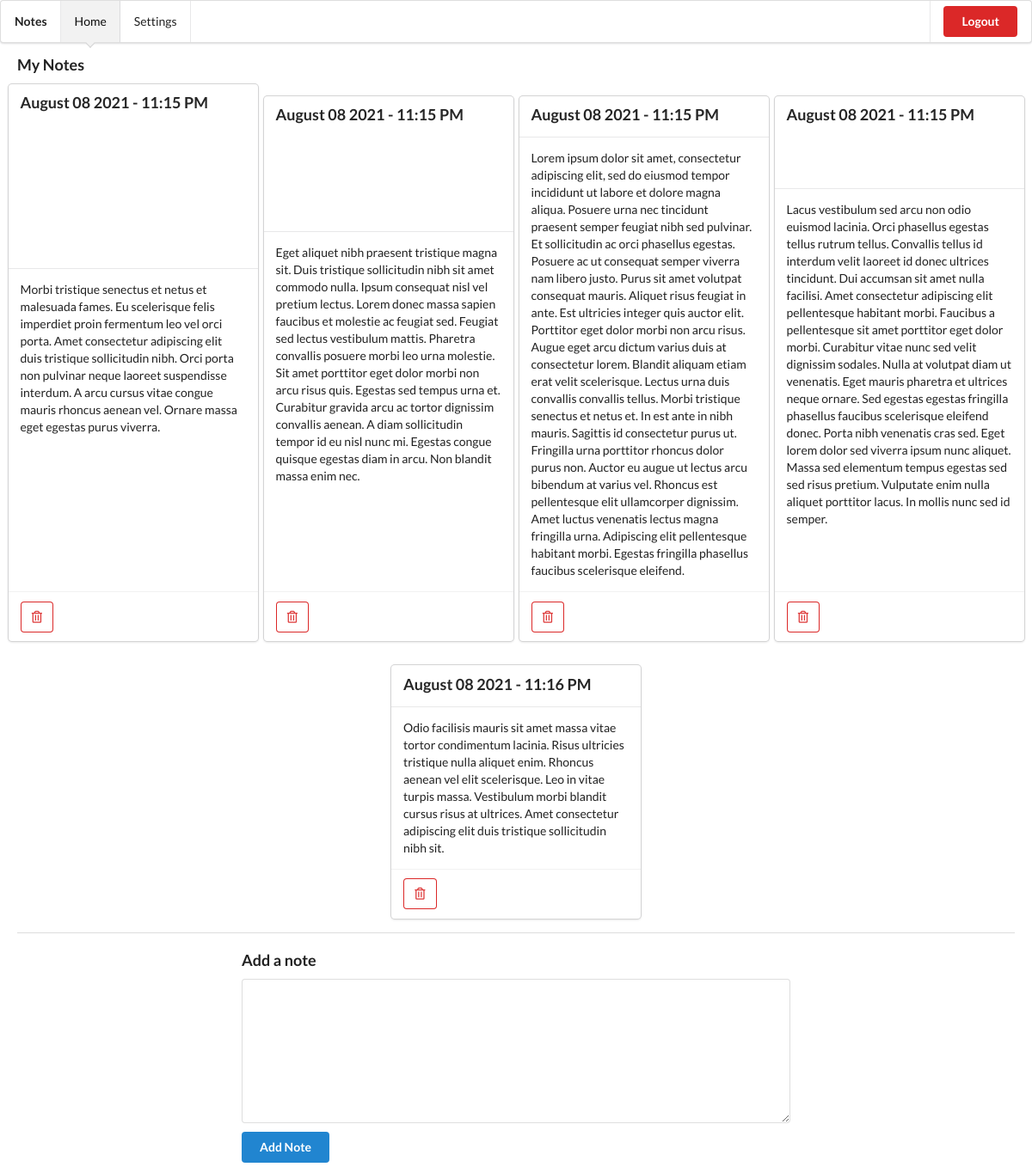
The app's page / (signed in) with its own data.
### website/models.py (models this page shows)
class Note(db.Model):
    id = db.Column(db.Integer, primary_key=True)
    data = db.Column(db.String(10000))
    date = db.Column(db.DateTime(timezone=False), default=datetime.now())
    user_id = db.Column(db.Integer, db.ForeignKey('user.id'))

### website/views.py (the view, shortened to what this page needs)
@views.route('/', methods=['GET', 'POST'])
@login_required
def home():
    return render_template('home.html', user=current_user, formatTime=formatTime)

### website/__init__.py (called while the page is built)
def create_app():
    app = Flask(__name__)
    app.config['SECRET_KEY'] = 'j6ubWTLbQQvgyvvSLTzwSdxk'
    app.config['SQLALCHEMY_DATABASE_URI'] = f'sqlite:///{DB_NAME}'
    db.init_app(app)
    from .views import views
    from .auth import auth
    app.register_blueprint(views, url_prefix='/')
    app.register_blueprint(auth, url_prefix='/')
    from .models import User, Note
    with app.app_context():
        db.create_all()
    login_manager = LoginManager()
    login_manager.login_view = 'auth.login'
    login_manager.init_app(app)
    @login_manager.user_loader
    def load_user(id):
        return User.query.get(int(id))
    return app

### website/views.py (called while the page is built)
def formatTime(date):
    return date.strftime('%B %d %Y - %I:%M %p')

### website/templates/home.html
{% extends "base.html" %}{% block title %}Home{% endblock %}
{% block navbar %}
<div class="header item">
  Notes
</div>
<a
  class="active item"
  id="home"
  href="/">
  Home
</a>
<a
  class="item"
  id="settings"
  href="/settings">
  Settings
</a>
<div class="right menu">
  <div class="item">
    <a class="negative ui button" id="logout" href="/logout">Logout</a>
  </div>
</div>
{% endblock %}
{% block content %}
<div class="container">
  <h3 id="home-header">My Notes</h3>
  {% if user.notes|length > 0 %}
  <div class="ui four column grid">
    {% for note in user.notes %}
    <div class="ui card">
      <div class="content">
        <div class="header">{{ formatTime(note.date) }}</div>
      </div>
      <div class="content">
        {{ note.data }}
      </div>
      <div class="extra content">
        <div class="ui icon buttons">
          <button class="ui red basic button" onClick="deleteNote({{ note.id }})">
            <i class="trash alternate outline icon"></i>
          </button>
        </div>
      </div>
    </div>
    {% endfor %}
  </div>
  {% else %}
    <h4>You do not have any notes to display</h4>
  {% endif %}
  <div style="margin-top: 30px" class="ui divider"></div>
  <form class="ui form add-note" method="POST">
    <div id="note-form">
      <h3>Add a note</h3>
      <textarea name="note" id="note" class="note-text-area"></textarea>
      <button type="submit" class="ui primary button">Add Note</button>
    </div>
  </form>
</div>
{% endblock %}

### website/templates/base.html (shortened to what this page needs)
<!DOCTYPE html>
<html lang="en">
  <head>
      <link
        rel="stylesheet"
        href="https://cdnjs.cloudflare.com/ajax/libs/semantic-ui/2.4.1/semantic.min.css"
 />
      <link rel="stylesheet" href="static/css/main.css" />
  </head>
  <body>
    <nav class="ui pointing menu">{% block navbar %}{% endblock %}</nav>
    <div class="container">{% block content %}{% endblock %}</div>
  </body>
</html>

### website/static/css/main.css (style rules this page uses)
html { box-sizing: border-box; scroll-behavior: smooth; }
*, *:before, *:after { box-sizing: inherit; }
.container { margin: 10px; }
.form { display: flex; flex-direction: column; align-items: center; }
.grid { display: flex; justify-content: space-around; align-items: center; }
#home-header { margin-bottom: 25px; }
#note-form { width: 55%; }
#note-form > * { margin: 5px 0; }

### records on screen
Note: date "August 08 2021 - 11:15 PM", data "Morbi tristique senectus et netus et malesuada fames. Eu scelerisque felis imperdiet proin fermentum leo vel orci porta. Amet consectetur adipiscing elit duis tristique sollicitudin nibh. Orci porta non pulvinar neque laoreet suspendisse interdum. A arcu cursus vitae congue mauris rhoncus aenean vel. Ornare massa eget egestas purus viverra."
Note: date "August 08 2021 - 11:15 PM", data "Eget aliquet nibh praesent tristique magna sit. Duis tristique sollicitudin nibh sit amet commodo nulla. Ipsum consequat nisl vel pretium lectus. Lorem donec massa sapien faucibus et molestie ac feugiat sed. Feugiat sed lectus vestibulum mattis. Pharetra convallis posuere morbi leo urna molestie. Sit amet porttitor eget dolor morbi non arcu risus quis. Egestas sed tempus urna et. Curabitur gravida arcu ac tortor dignissim convallis aenean. A diam sollicitudin tempor id eu nisl nunc mi. Egestas congue quisque egestas diam in arcu. Non blandit massa enim nec."
Note: date "August 08 2021 - 11:15 PM", data "Lorem ipsum dolor sit amet, consectetur adipiscing elit, sed do eiusmod tempor incididunt ut labore et dolore magna aliqua. Posuere urna nec tincidunt praesent semper feugiat nibh sed pulvinar. Et sollicitudin ac orci phasellus egestas. Posuere ac ut consequat semper viverra nam libero justo. Purus sit amet volutpat consequat mauris. Aliquet risus feugiat in ante. Est ultricies integer quis auctor elit. Porttitor eget dolor morbi non arcu risus. Augue eget arcu dictum varius duis at consectetur lorem. Blandit aliquam etiam erat velit scelerisque. Lectus urna duis convallis convallis tellus. Morbi tristique senectus et netus et. In est ante in nibh mauris. Sagittis id consectetur purus ut.…"
Note: date "August 08 2021 - 11:15 PM", data "Lacus vestibulum sed arcu non odio euismod lacinia. Orci phasellus egestas tellus rutrum tellus. Convallis tellus id interdum velit laoreet id donec ultrices tincidunt. Dui accumsan sit amet nulla facilisi. Amet consectetur adipiscing elit pellentesque habitant morbi. Faucibus a pellentesque sit amet porttitor eget dolor morbi. Curabitur vitae nunc sed velit dignissim sodales. Nulla at volutpat diam ut venenatis. Eget mauris pharetra et ultrices neque ornare. Sed egestas egestas fringilla phasellus faucibus scelerisque eleifend donec. Porta nibh venenatis cras sed. Eget lorem dolor sed viverra ipsum nunc aliquet. Massa sed elementum tempus egestas sed sed risus pretium. Vulputate enim nulla…"
Note: date "August 08 2021 - 11:16 PM", data "Odio facilisis mauris sit amet massa vitae tortor condimentum lacinia. Risus ultricies tristique nulla aliquet enim. Rhoncus aenean vel elit scelerisque. Leo in vitae turpis massa. Vestibulum morbi blandit cursus risus at ultrices. Amet consectetur adipiscing elit duis tristique sollicitudin nibh sit."
